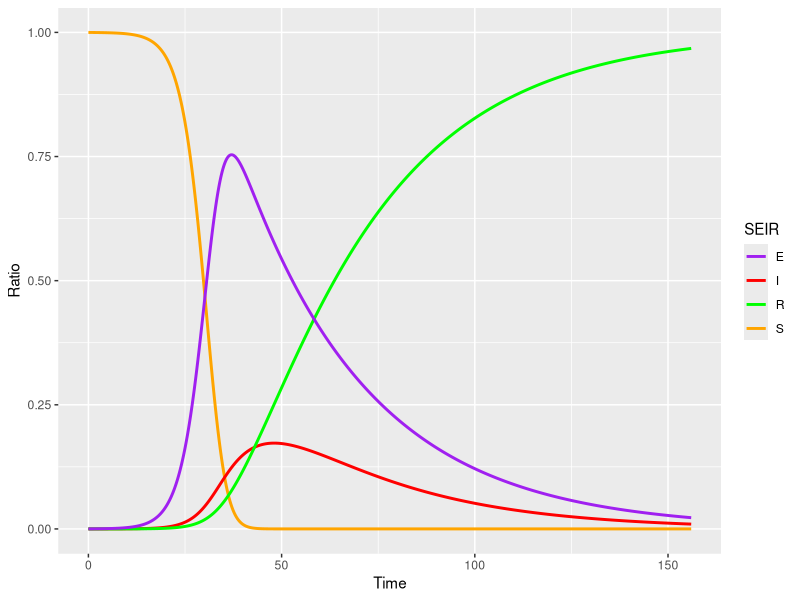

The R source for this figure:
model <- function(t, y, param) {
  S <- y[1]
  E <- y[2]
  I <- y[3]
  R <- y[4]
  N <- param["N"]
  
  beta <- param["beta"]
  mu <- param["mu"]
  gamma <- param["gamma"]
  lamda <- param["lamda"]
  
  dSt <- mu * (N - S) - beta * S * I/N
  dEt <- beta * S * I/N - mu * E-lamda*E
  dIt <-   - (mu + gamma) * I+lamda*E
  dRt <- gamma * I - mu * R
  
  outcome <- c(dSt, dEt,dIt, dRt)
  
  list(outcome)
}


#设置仿真参数
times <- seq(0, 156, by = 1/7)
param <- c(mu = 0.000, lamda = 0.03, beta = 4, gamma = 0.1,N = 1)
init <- c(S = 0.9999, E = 0.00008,I = 0.00002, R = 0)


result <-  deSolve::ode(y=init, times=times, func=model, parms = param)
result <- as.data.frame(result)

tail(round(result, 3.6),10)

#结果画图
seirplot <- ggplot2::ggplot(data=result)+
  ggplot2::geom_line(ggplot2::aes(x=time, y=S,col="S"), lwd=1) +
  ggplot2::geom_line(ggplot2::aes(x=time, y=I,col="I"), lwd=1) +
  ggplot2::geom_line(ggplot2::aes(x=time, y=R,col="R"), lwd=1) +
  ggplot2::geom_line(ggplot2::aes(x=time, y=E,col="E"), lwd=1) +
  ggplot2::labs(x = "Time",y = "Ratio")+
  ggplot2::scale_color_manual(name = "SEIR", values = c("S" = "orange", "E" = "purple",
                                                        "I" = "red", "R" = "green"))

seirplot
ggplot2::ggsave(seirplot, file="seir.pdf", width=7, height=6)
ggplot2::ggsave(seirplot, file="seir.svg", width=7, height=6)
